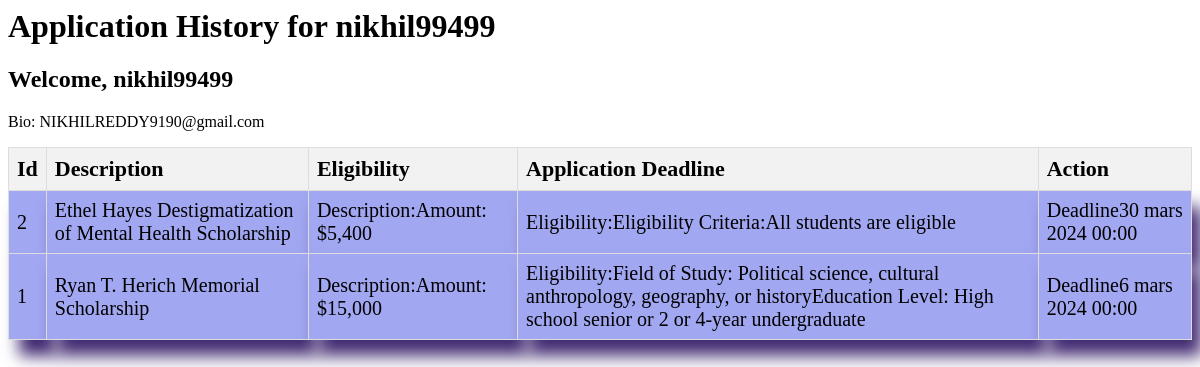
The page /applicant_history/ (signed in) on the database its author committed.
### scholarships/models.py (models this page shows)
class ScholarshipApplication(models.Model):
    userprofile= models.ForeignKey('userprofile.UserProfile', on_delete=models.CASCADE, related_name='scholarships',null=True)
    essay= models.TextField(null=True)
    created_at= models.DateTimeField(auto_now_add=True,null=True)
    is_approved= models.BooleanField(default=False,null=True)  # New field for approval status
    id= models.IntegerField(primary_key=True,null=False)
    scholarship= models.ForeignKey(Scholarships, on_delete=models.CASCADE, related_name='applications',null=True )
    approved_scholarship=models.ForeignKey('scholarships.ApprovedScholarship', on_delete=models.CASCADE, related_name='applyscholarship',null=True)

class Scholarships(models.Model):
    name= models.CharField(max_length=255,blank=True, null=True)
    description= models.TextField(blank=True, null=True)
    eligibility_criteria= models.TextField(blank=True, null=True)
    scholarship_type= models.CharField(max_length=50, choices=[('merit', 'Merit-Based'), ('need', 'Need-Based')],blank=True, null=True)
    status= models.CharField(max_length=50, choices=[('open', 'Open'), ('closed', 'Closed'), ('ongoing', 'Ongoing')],blank=True, null=True)
    application_deadline = models.DateTimeField(blank=True, null=True)
    Contact_email=models.EmailField(blank=True, null=True)
    id= models.IntegerField(primary_key=True,null=False)
    created_at = models.DateTimeField(auto_now_add=True,null=True)
    country = CountryField(blank=True, null=True)

### scholarships/views.py (the view)
# urls.py: path('applicant_history/',views.application_history, name='applicant_history'),
@login_required
def application_history(request):
    try:
        all_applications = ScholarshipApplication.objects.all()
        all_applications = all_applications.order_by('-created_at')
        user = request.user
        return render(request, 'application_history.html', {'user_applications': all_applications, 'user': user})
    except ScholarshipApplication.DoesNotExist:
        return HttpResponse("No scholarship applications found.")

### scholarships/templates/application_history.html (shortened to what this page needs)
<html>
    <head>
    </head>
    <body>
        <h1>Application History for {{ user.username }}</h1>
        <h2>Welcome, {{ user.username }}</h2>
        <p>Bio: {{ user.email }} </p>
        <table id="scholarship-table">
            <thead>
              <tr>
                <th>Id</th>
                <th>Description</th>
                <th>Eligibility</th>
                <th>Application Deadline</th>
                <th>Action</th>
              </tr>
            </thead>
            <tbody>
              {% for application in user_applications %}
                  <tr>
                    <td>{{ application.id }}</td>
                    <td>{{ application.scholarship.name }}</td>
                    <td>Description:{{ application.scholarship.description }}</td>
                    <td>Eligibility:{{ application.scholarship.eligibility_criteria }}</td>
                    <td>Deadline{{ application.scholarship.application_deadline }}</td>
                  </tr>
              {% empty %}
                  <tr>
                      <td colspan="3">No scholarship applications found.</td>
                  </tr>
              {% endfor %}
          </tbody>
        </table>
    </body>
    </html>

### scholarships/templates/application_history.html (style rules this page uses)
#scholarship-table { width: 100%; border-collapse: collapse; }
#scholarship-table th, #scholarship-table td { border: 1px solid #ddd; padding: 8px; }
#scholarship-table th { background-color: #f2f2f2; font-size: 22px; }
#scholarship-table tr:nth-child(even) { background-color: #f2f2f2; }
th { text-align: justify; }
td { background-color: rgb(162, 167, 241); box-shadow: 10px 16px 16px #422b72; font-size: 20px; padding: 15px; color: black; }

### rows shown on the page
ScholarshipApplication: id "2", scholarship.name "Ethel Hayes Destigmatization of Mental Health Scholarship", scholarship.description "Amount: $5,400", scholarship.eligibility_criteria "Eligibility Criteria:All students are eligible", scholarship.application_deadline "30 mars 2024 00:00"
ScholarshipApplication: id "1", scholarship.name "Ryan T. Herich Memorial Scholarship", scholarship.description "Amount: $15,000", scholarship.eligibility_criteria "Field of Study: Political science, cultural anthropology, geography, or historyEducation Level: High school senior or 2 or 4-year undergraduate", scholarship.application_deadline "6 mars 2024 00:00"

### other values the page prints
{{ user.username }} "nikhil99499"
{{ user.email }} "NIKHILREDDY9190@gmail.com"
